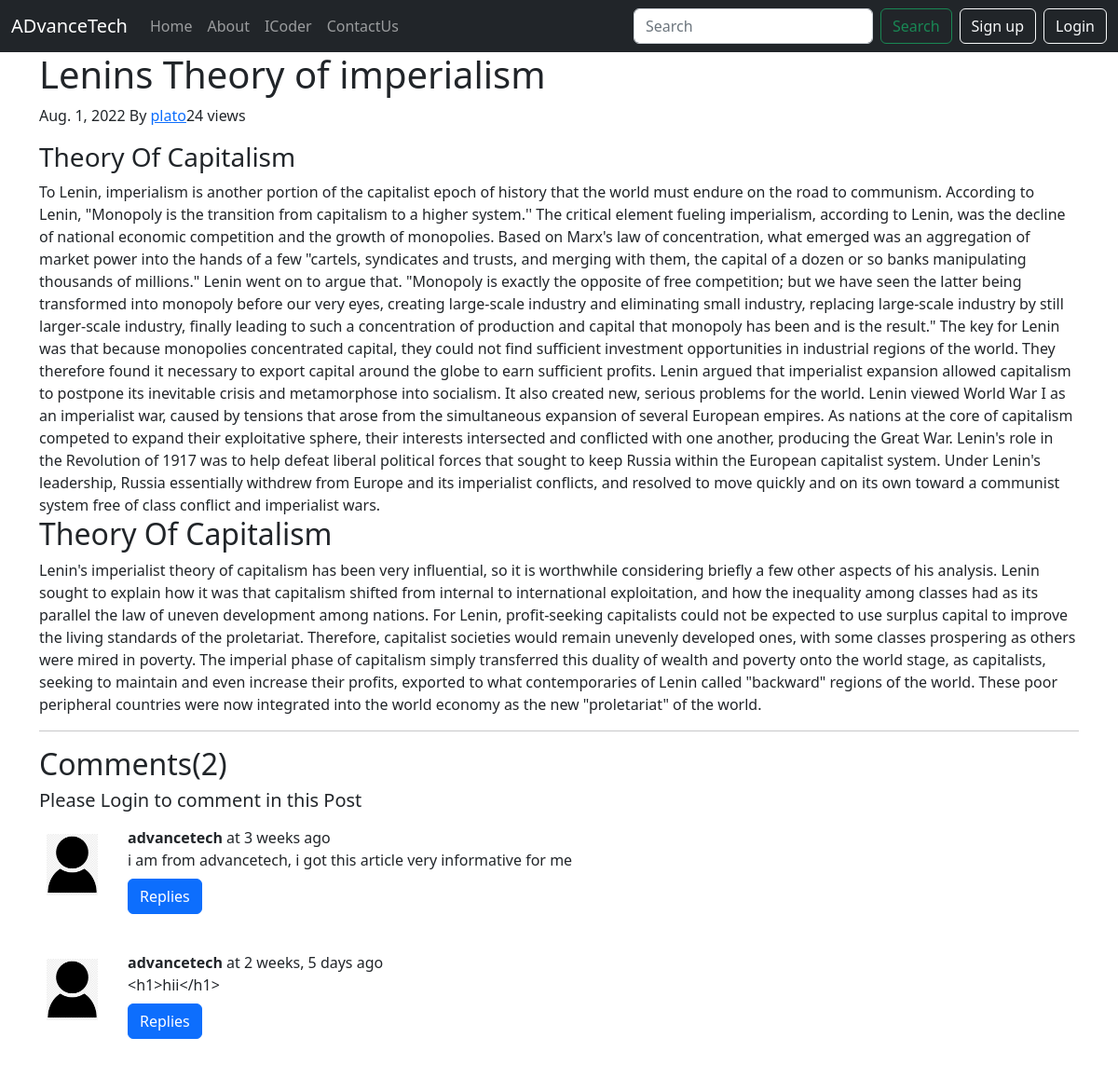
/icoder/imperialism-of-lenin, run on the app's committed database.
### icoder/models.py (models this page shows, shortened)
class Post(models.Model):
    sno = models.AutoField(primary_key=True)
    author = models.CharField(max_length=225)
    title = models.CharField(max_length=130)
    content = RichTextField(blank=True, null = True)
    views = models.IntegerField(default=0)
    slug = models.SlugField(max_length=250)
    Timestamp = models.DateField(blank=True)

class Icodercomment(models.Model):
    sno = models.AutoField(primary_key=True)
    comment = models.TextField()
    user = models.ForeignKey(User,on_delete=models.CASCADE)
    post = models.ForeignKey(Post,on_delete=models.CASCADE)
    parent = models.ForeignKey('self',on_delete=models.CASCADE,null=True)
    timestamp = models.DateTimeField(auto_now_add=True)

### icoder/views.py (the view)
# urls.py: path('<str:slug>',views.icoderpost,name='icoderpost')
def icoderpost(request,slug):
    post = Post.objects.filter(slug=slug).first()
    comments = Icodercomment.objects.filter(post=post,parent=None)
    post.views = post.views + 1
    post.save()
    replies = Icodercomment.objects.filter(post=post).exclude(parent=None)
    replydict={}
    for reply in replies:
        if reply.parent.sno not in replydict.keys():
            replydict[reply.parent.sno]=[reply]
        else:
            replydict[reply.parent.sno].append(reply)
    context = {'post':post,'comments': comments,'user':request.user,'replydict':replydict}
    return render(request,'icoder/icoderpost.html',context)

### icoder/templatetags/extras.py (called while the page is built)
@register.filter(name='get_val')
def get_val(dict, key):
    return dict.get(key)

### templates/icoder/icoderpost.html (shortened to what this page needs)
{% extends 'base.html' %}
{% block body %}
{% load humanize %}
{% load extras %}
<div class="container">
    <h1>{{post.title}}</h1>
    <p>{{post.Timestamp}} By <a href="#">{{ post.author}}</a><span>{{post.views}} views </p>
    <p class="">{{post.content|safe}}</p>
    <hr>
</div>
<div class='container'>
    <h2>Comments({{comments.count}})</h2>
    {% if user.is_authenticated %}
    <form method="post" action="postcomment">
        {% csrf_token %}
        <input type="text" name="comment" placeholder="Enter your comment">
        <input type="hidden" name="postsno" value="{{post.sno}}">
        <input type="hidden" name="parentSno" value="">
        <input type="submit" value="submit">
    </form>
    {% else %}
    <h5> Please Login to comment in this Post </h5>
    {% endif %}
    {% for comment in comments %}
    <div class="row my-3">
        <div class="col-md-1  ">
            <img class="rounded mx-auto d-block w-100 p-2" src="/static/img/user_pic.png" alt="user">
        </div>
        <div class="col-md-11">
            <b> {{comment.user.username}} </b> at {{comment.timestamp| naturaltime}}
            <div> {{comment.comment}} </div>
            <p>
                <a class="btn btn-primary my-2" data-bs-toggle="collapse" href="#replypost{{comment.sno}}" role="button"
                    aria-expanded="false" aria-controls="collapseExample">
                    Replies
                </a>
            </p>
        </div>
    </div>
    {% endfor %}
</div>
{% endblock body %}

### data on the page
Post: title "Lenins Theory of imperialism", Timestamp "Aug. 1, 2022", author "plato", views "24", content "Theory Of Capitalism To Lenin, imperialism is another portion of the capitalist epoch of history that the world must endure on the road to communism. According to Lenin, \"Monopoly is the transition from capitalism to a higher system.'' The critical element fueling imperialism, according to Lenin, was the decline of national economic competition and the growth of monopolies. Based on Marx's law of concentration, what emerged was an aggregation of market power into the hands of a few \"cartels, syndicates and trusts, and merging with them, the capital of a dozen or so banks manipulating thousands of millions.\" Lenin went on to argue that. \"Monopoly is exactly the opposite of free competition;…"
Icodercomment: user.username "advancetech", timestamp "3 weeks ago", comment "i am from advancetech, i got this article very informative for me"
Icodercomment: user.username "advancetech", timestamp "2 weeks, 5 days ago", comment "<h1>hii</h1>"

### other printed values
{{ comments.count }} "2"
